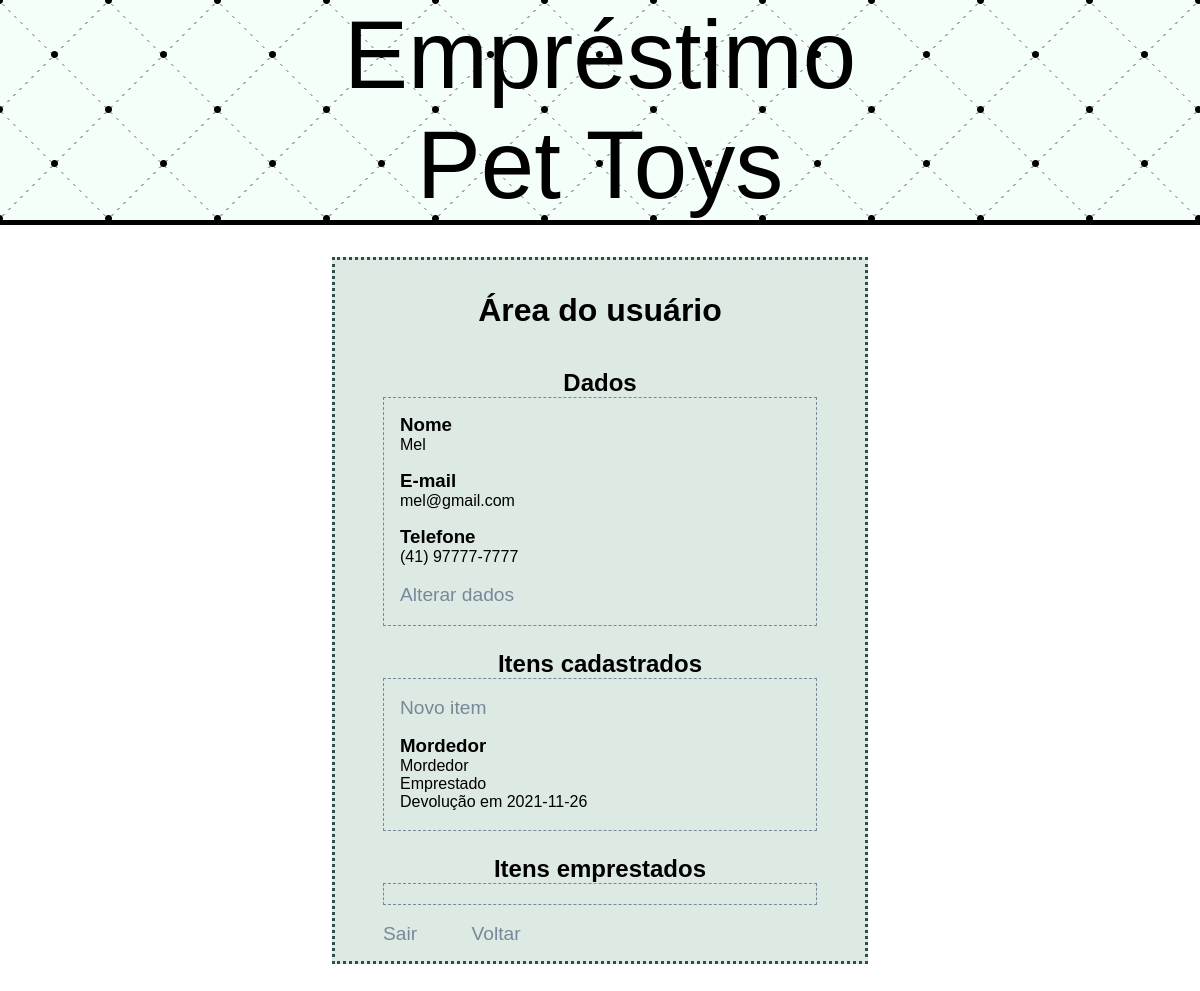
Page /dados.php (signed in) on the committed database.
### tables this page shows
CREATE TABLE IF NOT EXISTS `itens` (
  `id` int(11) NOT NULL AUTO_INCREMENT,
  `nomeitem` varchar(220) NOT NULL,
  `descricao` varchar(440) NOT NULL,
  `categoria` varchar(220) NOT NULL,
  `foto` mediumblob,
  `situacao` varchar(220) NOT NULL DEFAULT 'Disponível',
  `dono` varchar(220) NOT NULL,
  `contatodono` varchar(220) NOT NULL,
  `emprestadopara` varchar(220) DEFAULT NULL,
  `dataemp` datetime DEFAULT NULL,
  `datadev` date DEFAULT NULL,
  PRIMARY KEY (`id`)
);

### dados.php (the view, shortened to what this page needs)
<?php
    include_once ("conexao.php");
?>
<!DOCTYPE html>
<html lang="pt-br">
<head>
    <link rel="stylesheet" href="style.css">
</head>
<body>
    <header>
        <div id="titulo">Empréstimo<br>Pet Toys</div>
    </header>
    <section class="central">
        <div class="cadastro">
            <h1 style="text-align: center;">Área do usuário</h1>
            <h2>Dados</h2>
            <div class="divisao">
            <h3>Nome</h3>
            <p><?php echo $_SESSION['usuarioNome'];?></p>
            <h3>E-mail</h3>
            <p><?php echo $_SESSION['usuarioEmail'];?></p></p>
            <h3>Telefone</h3>
            <p><?php echo $_SESSION['usuarioTelefone'];?></p></p>
            <br><a class="botao" href="alterar_cadastro.php">Alterar dados</a>
            </div>
            <h2>Itens cadastrados</h2>
            <div class="divisao">
            <br><a class="botao" href="novoitem.php">Novo item</a>
            <?php
                $email = $_SESSION['usuarioEmail'];
                $result_itens = "SELECT * FROM itens WHERE dono = '$email'";
                $resultado_itens = mysqli_query($conn, $result_itens);
                while ($row_itens = mysqli_fetch_assoc($resultado_itens)) {
                    $iditem = $row_itens['id'];
                    $nomeitem = $row_itens['nomeitem'];
                    $categoria = $row_itens['categoria'];
                    $situacao = $row_itens['situacao'];
                    $datadev = $row_itens['datadev'];
                    echo "<h3>$nomeitem</h3>";
                    echo "<p>$categoria</p>";
                    echo "<p>$situacao</p>";
                    if ($situacao == 'Emprestado') {
                        echo "<p>Devolução em $datadev</p>";
                    } else {
                        echo "<a class='botao' href='alterar_item.php?iditem=$iditem'>Alterar item</a>";
                    }
                }
            ?>
            </div>
            <h2>Itens emprestados</h2>
            <div class="divisao">
            </div>
            <br>
            <a class="botao" href="logout.php">Sair</a>
            <a style="margin-left: 50px;" class="botao" href="index.php">Voltar</a>
        </div>
    </section>
</body>
</html>

### style.css (style rules this page uses)
* { margin: 0px; padding: 0px; font-family: 'Franklin Gothic Medium', 'Arial Narrow', Arial, sans-serif; }
header { border-bottom: 5px solid black; text-align: center; width: 100%; background: radial-gradient(black 3px, transparent 4px), radial-gradient(black 3px, transparent 4px), linear-gradient(mintcream 4px, transparent 0), linear-gradient(45deg, transparent 74px, transparent 75px, #a4a4a4 75px, #a4a4a4 76px, transparent 77px, transparent 109px), linear-gradient(-45deg, transparent 75px, transparent 76px, #a4a4a4 76px, #a4a4a4 77px, transparent 78px, transparent 109px), mintcream; background-size: 109px 109px, 109px 109px,100% 6px, 109px 109px, 109px 109px; background-position: 54px 55px, 0px 0px, 0px 0px, 0px 0px, 0px 0px; }
header > #titulo { font-family: Impact, Haettenschweiler, 'Arial Narrow Bold', sans-serif; font-size: 6rem; }
.central { display: table; padding: 2rem 0rem; text-align: center; margin: auto; }
h1 { font-size: 2rem; padding: 1rem; }
h2 { margin-top: 1.5rem; text-align: center; }
h3 { margin-top: 1rem; }
.cadastro { text-align: left; background-color: rgb(221, 233, 227); padding: 1rem 3rem; border: 3px dotted darkslategrey; }
.botao { text-decoration: none; font-size: 1.2rem; color: lightslategray; }
.divisao { border: 1px dashed lightslategray; padding: 0rem 1rem 1.2rem 1rem; width: 25rem; }

### rows in the picture
itens: nomeitem "Mordedor", categoria "Mordedor", situacao "Emprestado", datadev "2021-11-26"

### other values in the picture
$_SESSION['usuarioNome'] "Mel"
$_SESSION['usuarioEmail'] "mel@gmail.com"
$_SESSION['usuarioTelefone'] "(41) 97777-7777"
